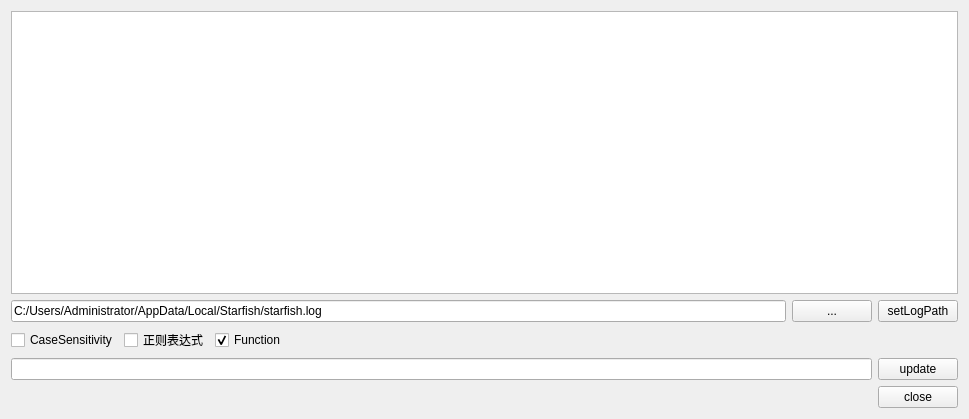
<?xml version="1.0" encoding="UTF-8"?>
<ui version="4.0">
 <class>ZCatlogWidget</class>
 <widget class="QWidget" name="ZCatlogWidget">
  <property name="geometry">
   <rect>
    <x>0</x>
    <y>0</y>
    <width>969</width>
    <height>419</height>
   </rect>
  </property>
  <property name="windowTitle">
   <string>Form</string>
  </property>
  <layout class="QVBoxLayout" name="verticalLayout">
   <item>
    <widget class="QTextEdit" name="textEdit"/>
   </item>
   <item>
    <layout class="QHBoxLayout" name="horizontalLayout">
     <item>
      <widget class="QLineEdit" name="lineEditPath">
       <property name="text">
        <string>C:/Users/Administrator/AppData/Local/Starfish/starfish.log</string>
       </property>
      </widget>
     </item>
     <item>
      <widget class="QPushButton" name="pushButtonLoad">
       <property name="text">
        <string>...</string>
       </property>
      </widget>
     </item>
     <item>
      <widget class="QPushButton" name="pushButton">
       <property name="text">
        <string>setLogPath</string>
       </property>
      </widget>
     </item>
    </layout>
   </item>
   <item>
    <layout class="QHBoxLayout" name="horizontalLayout_2">
     <item>
      <widget class="QCheckBox" name="checkBoxCaseSensitivity">
       <property name="text">
        <string>CaseSensitivity</string>
       </property>
      </widget>
     </item>
     <item>
      <widget class="QCheckBox" name="checkBoxRegExp">
       <property name="text">
        <string>正则表达式</string>
       </property>
      </widget>
     </item>
     <item>
      <widget class="QCheckBox" name="checkBoxFunction">
       <property name="text">
        <string>Function</string>
       </property>
       <property name="checked">
        <bool>true</bool>
       </property>
      </widget>
     </item>
     <item>
      <spacer name="horizontalSpacer">
       <property name="orientation">
        <enum>Qt::Horizontal</enum>
       </property>
       <property name="sizeHint" stdset="0">
        <size>
         <width>40</width>
         <height>20</height>
        </size>
       </property>
      </spacer>
     </item>
    </layout>
   </item>
   <item>
    <layout class="QHBoxLayout" name="horizontalLayout_4">
     <item>
      <widget class="QLineEdit" name="lineEditKey"/>
     </item>
     <item>
      <widget class="QPushButton" name="pushButtonUpdate">
       <property name="text">
        <string>update</string>
       </property>
      </widget>
     </item>
    </layout>
   </item>
   <item>
    <layout class="QHBoxLayout" name="horizontalLayout_3">
     <item>
      <spacer name="horizontalSpacer_2">
       <property name="orientation">
        <enum>Qt::Horizontal</enum>
       </property>
       <property name="sizeHint" stdset="0">
        <size>
         <width>40</width>
         <height>20</height>
        </size>
       </property>
      </spacer>
     </item>
     <item>
      <widget class="QPushButton" name="pushButtonClose">
       <property name="text">
        <string>close</string>
       </property>
      </widget>
     </item>
    </layout>
   </item>
  </layout>
 </widget>
 <resources/>
 <connections/>
</ui>
